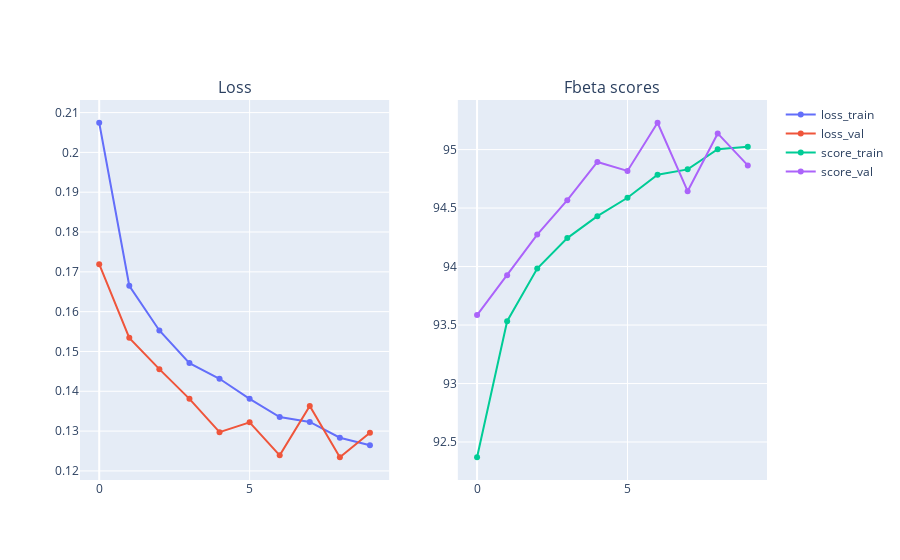

The notebook cell this image was saved under:
### Code cell
loss_train = train_results["loss_train"]
loss_val = train_results["loss_val"]
score_train = train_results["accuracy_train"]
score_val = train_results["accuracy_val"]
Y_thresh_val=train_results["Y_thresh_val"]
Y_val=train_results["Y_val"]
fig = make_subplots(rows=1, cols=2, subplot_titles=("Loss", "Fbeta scores"))
fig.add_trace(
    go.Scatter(
        x=list(range(len(loss_train))),
        y=loss_train,
        name="loss_train",
    ),
    row=1, col=1
)
fig.add_trace(
    go.Scatter(
        x=list(range(len(loss_val))),
        y=loss_val,
        name="loss_val",
    ),
    row=1, col=1
)
fig.add_trace(
    go.Scatter(
        x=list(range(len(score_train))),
        y=score_train,
        name="score_train",
    ),
    row=1, col=2
)
fig.add_trace(
    go.Scatter(
        x=list(range(len(score_val))),
        y=score_val,
        name="score_val",
    ),
    row=1, col=2
)
fig.show()

### Figure 1 — Plotly figure (JSON) as saved in the notebook; plotly's stock layout.template omitted (floating-point values rounded to 4 significant figures)
{"data": [{"name": "loss_train", "type": "scatter", "x": [0, 1, 2, 3, 4, 5, 6, 7, 8, 9], "xaxis": "x", "y": [0.2074, 0.1665, 0.1553, 0.1471, 0.1431, 0.1381, 0.1335, 0.1323, 0.1283, 0.1265], "yaxis": "y"}, {"name": "loss_val", "type": "scatter", "x": [0, 1, 2, 3, 4, 5, 6, 7, 8, 9], "xaxis": "x", "y": [0.1719, 0.1534, 0.1456, 0.1381, 0.1297, 0.1322, 0.1239, 0.1363, 0.1234, 0.1296], "yaxis": "y"}, {"name": "score_train", "type": "scatter", "x": [0, 1, 2, 3, 4, 5, 6, 7, 8, 9], "xaxis": "x2", "y": [92.37, 93.53, 93.98, 94.24, 94.43, 94.59, 94.79, 94.83, 95.0, 95.03], "yaxis": "y2"}, {"name": "score_val", "type": "scatter", "x": [0, 1, 2, 3, 4, 5, 6, 7, 8, 9], "xaxis": "x2", "y": [93.59, 93.93, 94.27, 94.57, 94.89, 94.82, 95.23, 94.64, 95.14, 94.86], "yaxis": "y2"}], "layout": {"annotations": [{"font": {"size": 16}, "showarrow": false, "text": "Loss", "x": 0.225, "xanchor": "center", "xref": "paper", "y": 1, "yanchor": "bottom", "yref": "paper"}, {"font": {"size": 16}, "showarrow": false, "text": "Fbeta scores", "x": 0.775, "xanchor": "center", "xref": "paper", "y": 1, "yanchor": "bottom", "yref": "paper"}], "xaxis": {"anchor": "y", "domain": [0, 0.45]}, "xaxis2": {"anchor": "y2", "domain": [0.55, 1]}, "yaxis": {"anchor": "x", "domain": [0, 1]}, "yaxis2": {"anchor": "x2", "domain": [0, 1]}}}
